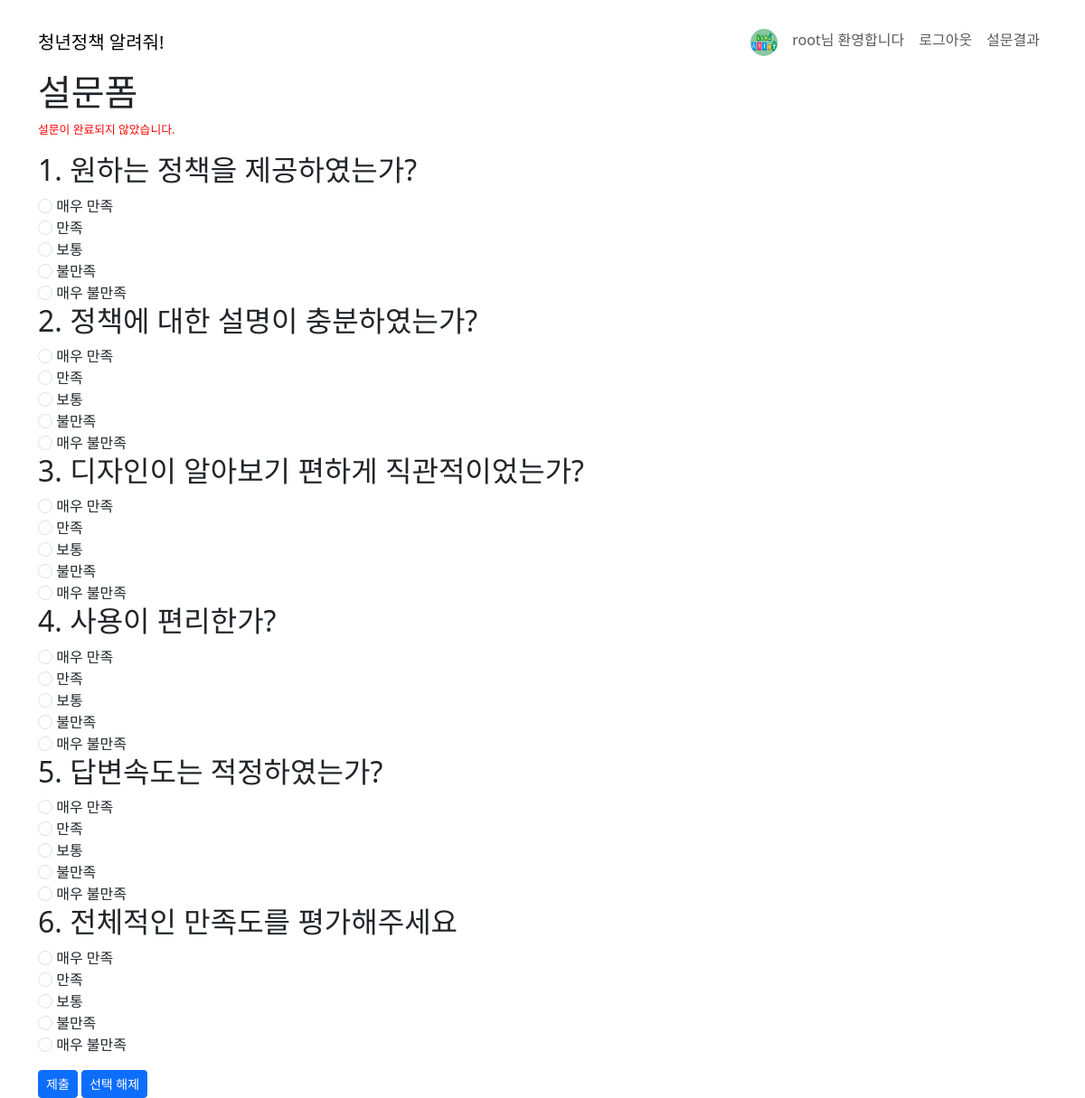
Screenshot of /poll/vote (signed in) with the database file from the repository.
### account/models.py (models this page shows, shortened)
class User(AbstractUser):
    name = models.CharField(
        verbose_name="이름",
        max_length=50,  # varcha(50)
    )
    gender = models.CharField(
        verbose_name="성별",
        max_length=50,  # varchar(50)
        null=True,
    )
    state = models.CharField(
        verbose_name="지역",
        max_length=50,  # varchar(50)
    )
    birthday = models.DateField(
        verbose_name="생년월일",
    )
    profile_img = models.ImageField(
        verbose_name="프로필 사진",
        default="images/default.jpg",
        upload_to="images/%Y/%m/%d",  # 저장경로
        blank=True,
    )

### poll/models.py (models this page shows, shortened)
class Question(models.Model):
    question_text = models.CharField(max_length=200)
    pub_date = models.DateTimeField("date published")

class Choice(models.Model):
    question = models.ForeignKey(Question, on_delete=models.CASCADE)
    choice_text = models.CharField(max_length=200)
    votes = models.IntegerField(default=0)

### poll/views.py (the view)
# urls.py: path("vote", views.vote, name="vote"),
def vote(request):
    questions = Question.objects.all()
    selected_choices = []
    for question in questions:
        choice_key = f"choice_{question.pk}"
        choice_pk = request.POST.get(choice_key)
        if not choice_pk:
            return render(
                request,
                "poll/vote_form.html",
                {
                    "error_msg": "설문이 완료되지 않았습니다.",
                    "question_list": questions,
                },
            )
        selected_choices.append(choice_pk)
    for choice_pk in selected_choices:
        choice = Choice.objects.get(pk=choice_pk)
        choice.votes += 1
        choice.save()
    return render(request, "poll/vote_finish.html")

### poll/templates/poll/vote_form.html (shortened to what this page needs)
{% extends "layout.html" %}
{% load django_bootstrap5 %}
{% block contents %}
<h1>설문폼</h1>
{% if error_msg != None %}
    <div style="color:red;font-size:0.8em">
        {{error_msg}}
    </div>
{% endif %}
<form action="{% url 'poll:vote' %}" method="POST" class="mt-3">
    {% for question in question_list %}
        <h2>{{question.pk}}. {{question.question_text}}</h2>
        {% for choice in question.choice_set.all %}
            <input type="radio" class='form-check-input' name="choice_{{question.pk}}" value="{{choice.pk}}" id="{{choice.pk}}">
            <label for="{{choice.pk}}">{{choice.choice_text}}</label><br>
        {% endfor %}
    {% endfor %}
    <div class="mt-3">
        <button type="submit" class="btn btn-primary btn-sm">제출</button>
        <button type="reset" class="btn btn-primary btn-sm">선택 해제</button>
    </div>
</form>
{% endblock contents %}

### templates/layout.html (shortened to what this page needs)
<!DOCTYPE html>
<html lang="en">
<head>
    <link
      href="https://cdn.jsdelivr.net/npm/bootstrap@5.3.3/dist/css/bootstrap.min.css"
      rel="stylesheet"
    />
</head>
<body>
  <nav class="navbar navbar-expand-sm mt-3">
    <div class="container">
      <div class="navbar-header">
      <a href="{% url "chat" %}" class="navbar-brand">청년정책 알려줘!</a>
      </div>
      <div class="navbar-nav">
        {% if user.is_authenticated %}
        <a href="{% url "account:detail" %}" class="nav-link"><img src={{user.profile_img.url}} width="30px" height="30px" class="rounded-circle"></a>
        <a href="{% url "account:detail" %}" class="nav-link">{{user.name}}님 환영합니다</a>
        <a href="{% url "account:logout" %}" class="nav-link">로그아웃</a>
        {% else %}
        <a href="{%url "account:login"%}" class="nav-link">로그인</a>
        {% endif %}
        {% if user.is_authenticated and user.is_staff %}
        <a href="{% url "poll:vote_result" %}" class="nav-link">설문결과</a>
        {% else %}
        <a href="{% url "poll:vote_form" %}" class="nav-link">설문조사</a>
        {% endif %}
      </div>
    </div>
  </nav>
  <div class="container">
    {% block contents %}
    {% endblock contents %}
  </div>
</body>
</html>

### rows the page displays
User: profile_img (picture), name "root"
Question: pk "1", question_text "원하는 정책을 제공하였는가?"
Choice: choice_text "매우 만족"
Choice: choice_text "만족"
Choice: choice_text "보통"
Choice: choice_text "불만족"
Choice: choice_text "매우 불만족"
Question: pk "2", question_text "정책에 대한 설명이 충분하였는가?"
Choice: choice_text "매우 만족"
Choice: choice_text "만족"
Choice: choice_text "보통"
Choice: choice_text "불만족"
Choice: choice_text "매우 불만족"
Question: pk "3", question_text "디자인이 알아보기 편하게 직관적이었는가?"
Choice: choice_text "매우 만족"
Choice: choice_text "만족"
Choice: choice_text "보통"
Choice: choice_text "불만족"
Choice: choice_text "매우 불만족"
Question: pk "4", question_text "사용이 편리한가?"
Choice: choice_text "매우 만족"
Choice: choice_text "만족"
Choice: choice_text "보통"
Choice: choice_text "불만족"
Choice: choice_text "매우 불만족"
Question: pk "5", question_text "답변속도는 적정하였는가?"
Choice: choice_text "매우 만족"
Choice: choice_text "만족"
Choice: choice_text "보통"
Choice: choice_text "불만족"
Choice: choice_text "매우 불만족"
Question: pk "6", question_text "전체적인 만족도를 평가해주세요"
Choice: choice_text "매우 만족"
Choice: choice_text "만족"
Choice: choice_text "보통"
Choice: choice_text "불만족"
Choice: choice_text "매우 불만족"

### other values shown
{{ error_msg }} "설문이 완료되지 않았습니다."
